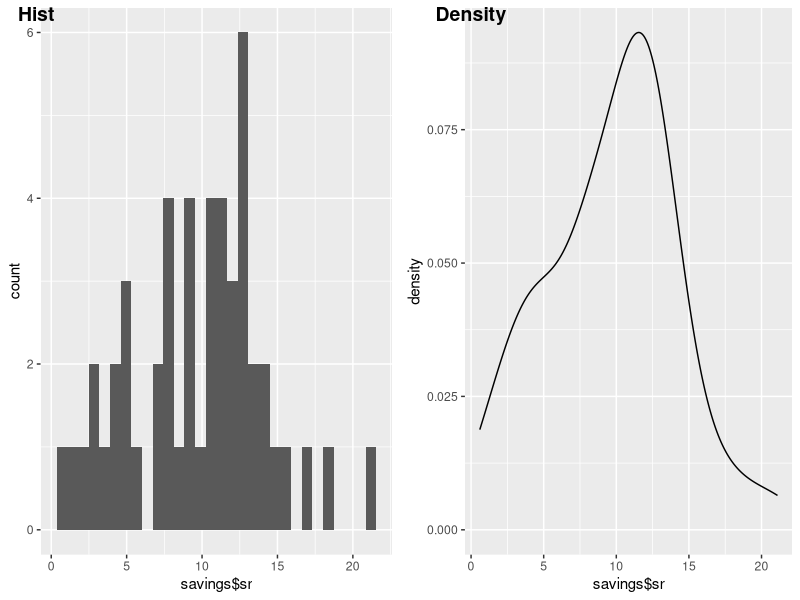
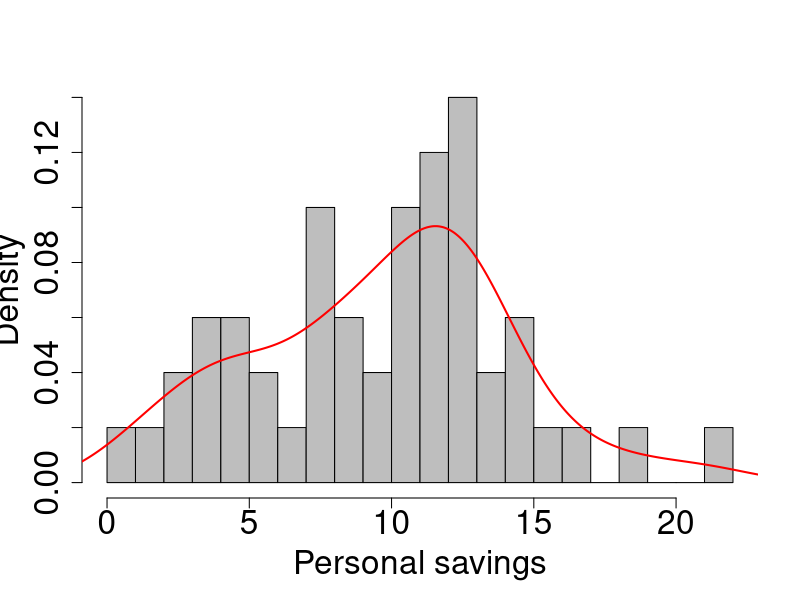

These charts were generated, in order, by the following R code: (Note: this script raises an error after producing the figures.)
####Example codes for running a linear regression analysis####
##libraries
if(!require(tidyverse))
  install.packages("tidyverse")
if(!require(cowplot))
  install.packages("cowplot")
if(!require(reshape2))
  install.packages("reshape2")


# Read in the country-savings data set
savings  <- read.table("Lecture01_data_estimation_and_inference.txt", header=T)

# Summary statistics of the data
summary(savings)

## Two plots side by side: histogram and kernel density for personal savings
#GGplot
p1<-ggplot(data=savings, aes(savings$sr))+
  geom_histogram()
p2<-ggplot(data=savings, aes(savings$sr))+
  geom_density()
# hist(savings$sr) # Histogram
# plot(density(savings$sr)) # Kernel density plot 

## GGplot: Put the two graphs on the same plot
#'plot_grid' function is from "cowplot" package
plot_grid(p1, p2, labels=c("Hist", "Density"), ncol=2, nrow=1)
# hist(savings$sr, prob=T) # Histogram
# lines(density(savings$sr), col="red") # Kernel density plot 

## GGplot: personal savings (sr) vs percentage population under 15 yrs (pop15)
p_sr_pop15<-ggplot(data=savings, aes(x=sr, y=pop15))+
  geom_point(color="red")+
  labs(x="Percentage population <15 yrs", y="Personal Savings")

# plot(x=savings$pop15, y=savings$sr, cex=1.5, pch=16, col="red", cex.lab=2,
# 	cex.axis=1.5, xlab="Percentage population <15 yrs",
# 	ylab="Personal savings")

# simple linear regression: y - personal savings, x - pop15
g1 <- lm(sr~pop15, data=savings)

# trend line for the regression
p_sr_pop15<-p_sr_pop15+geom_smooth(method="lm", se=FALSE)
# abline(g1$coef, lty=2, lwd=2, col="blue")

# Summary of regression results: parameter estimation & sd, t-test for 
#   individual predictor, R2, F-test for the model
summary(g1)

# ANOVA table for regression
anova(g1)

#GGPlot: Residual plot
p_res<-qplot(x=g1$fitted.values, y=g1$residuals, geom="point",
             xlab="Fitted Values", ylab="Residuals", colour=I("red"))
# plot(x=g1$fitted.values, y=g1$residuals, cex=1.5, pch=16, col="red", cex.lab=2,
# 	cex.axis=1.5, xlab="Fitted values",
# 	ylab="Residuals")


# 95% confidence interval for parameters 
confint(g1)

#GGPlot: Plot the confidence intervals for the regression and the future predicted values
tt = order(savings$pop15)
conf_lim = predict(g1, interval="confidence")
pred_lim = predict(g1, interval="prediction")


# matplot(savings$pop15[tt], cbind(conf_lim, pred_lim[,-1])[tt,], type="l", 
# 	ylab="predicted sr", xlab="Pop15", lty=c(1, 2, 2, 3, 3),
# 	col=c(1, 2, 2, 3, 3))

# for powerpoint files
hist(savings$sr, cex.lab=2, cex.axis=2, main="", breaks=20, xlab="Personal savings", prob=T, col="grey")
lines(density(savings$sr), col="red", lwd=2)
curve(1/sqrt(2*pi*sd0*sd0)*exp(-(x-mm)^2/2/sd0/sd0), -1, 25, add=T, col="blue", lwd=2)
pairs(~sr+pop15+pop75+dpi, data=savings, cex=2, pch=16, col=1, cex.labels=4, panel=panel.smooth, lwd=2)

# QQ plot: normal vs t
plot(xx, yy, xlab="Standard normal", ylab="t (df=1)", cex.lab=2, cex.axis=1.5, cex=2)
lines(c(-2.5,2.5), c(-2.5,2.5), lty=1, lwd=2, col="red")
plot(xx, yy2, xlab="Standard normal", ylab="t (df=5)", cex.lab=2, cex.axis=1.5, cex=2)
lines(c(-2.5,2.5), c(-2.5,2.5), lty=1, lwd=2, col="red")
plot(xx, yy3, xlab="Standard normal", ylab="t (df=10)", cex.lab=2, cex.axis=1.5, cex=2)
lines(c(-2.5,2.5), c(-2.5,2.5), lty=1, lwd=2, col="red")
plot(xx, yy4, xlab="Standard normal", ylab="t (df=50)", cex.lab=2, cex.axis=1.5, cex=2)
lines(c(-2.5,2.5), c(-2.5,2.5), lty=1, lwd=2, col="red")

